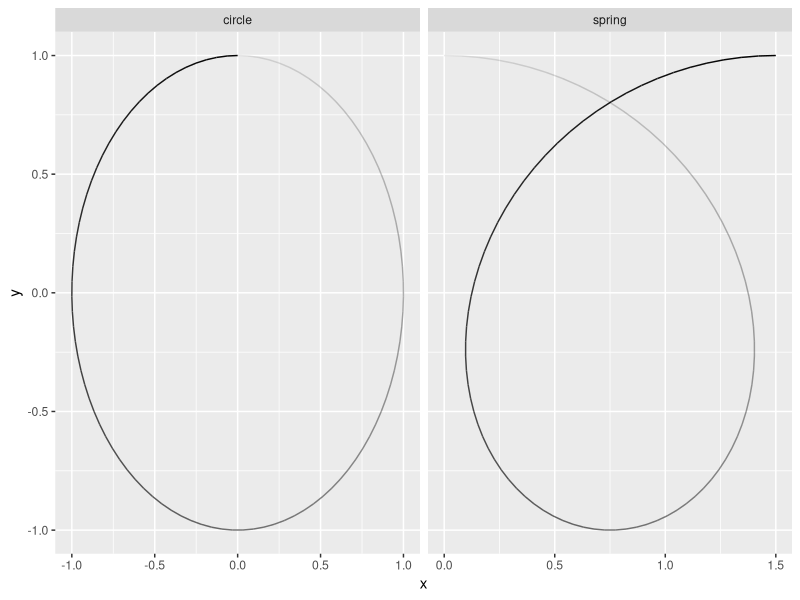
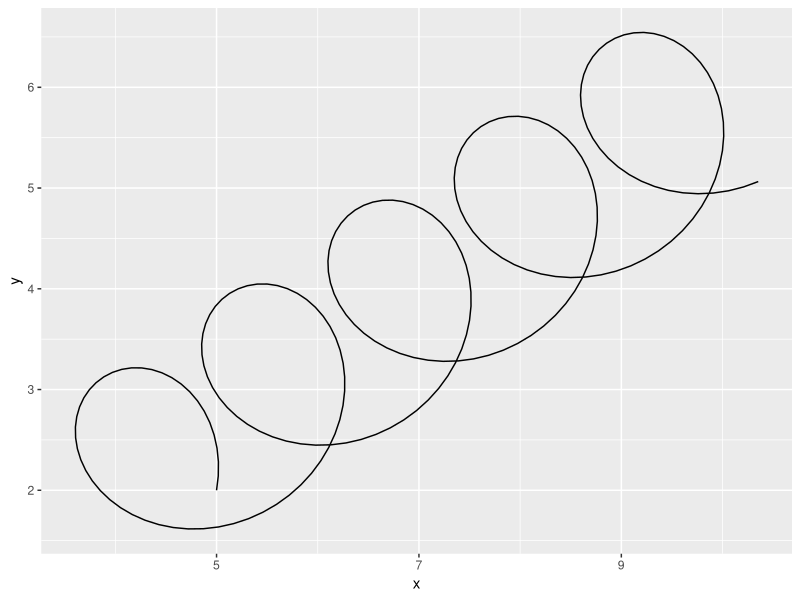
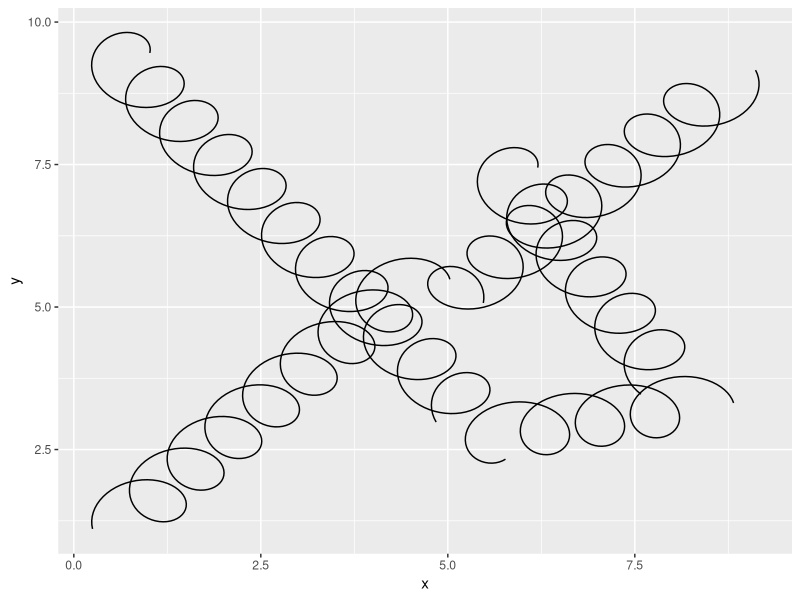
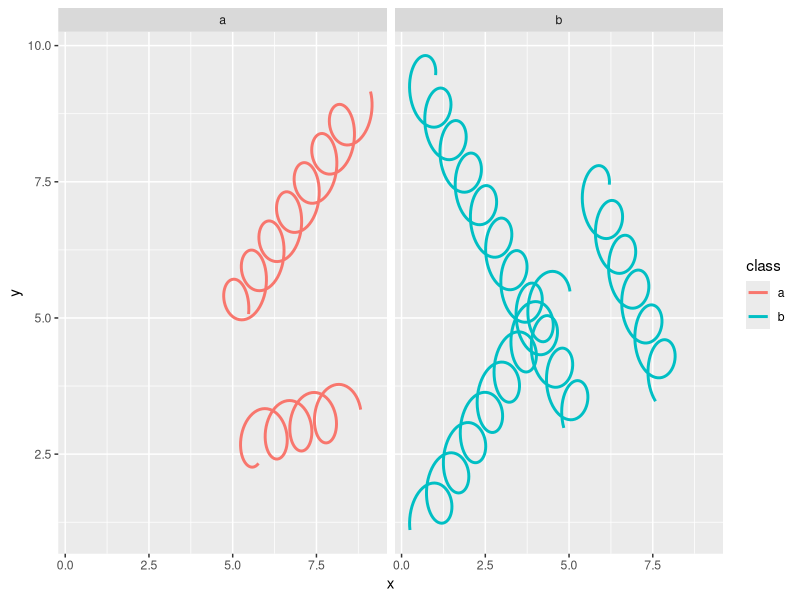
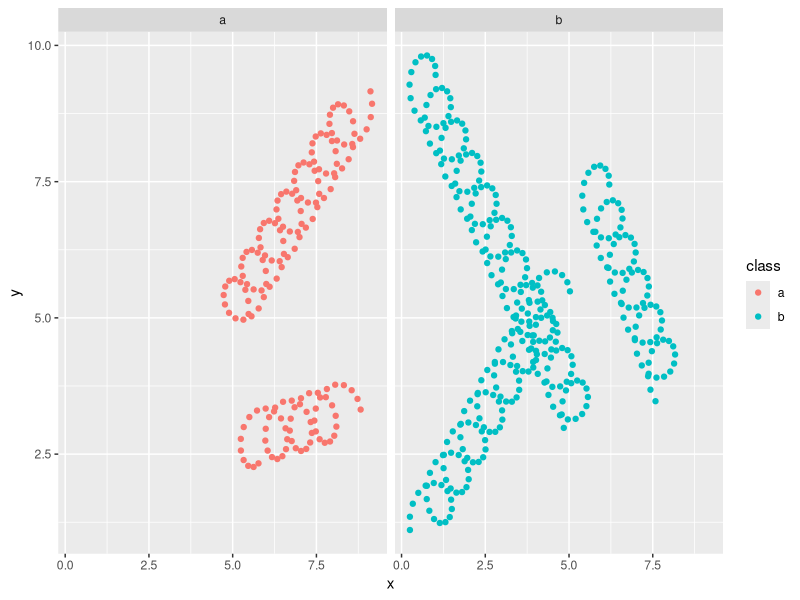
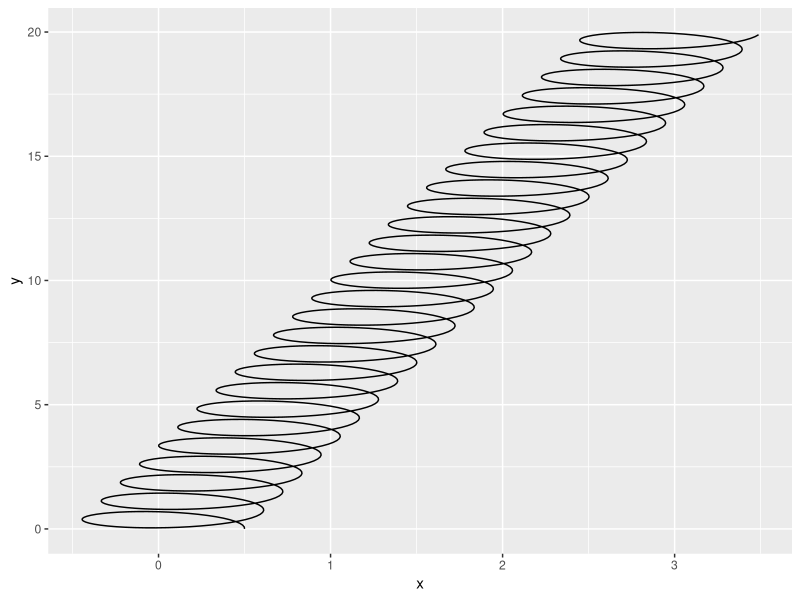
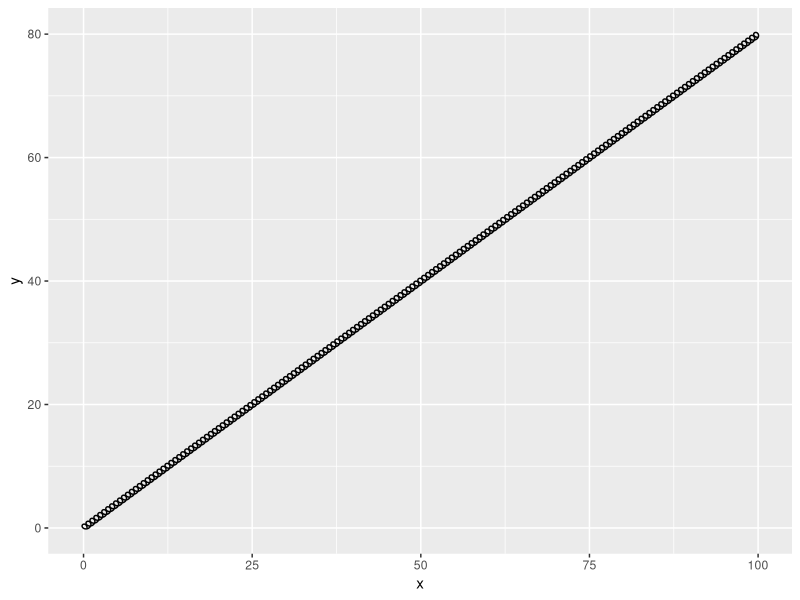
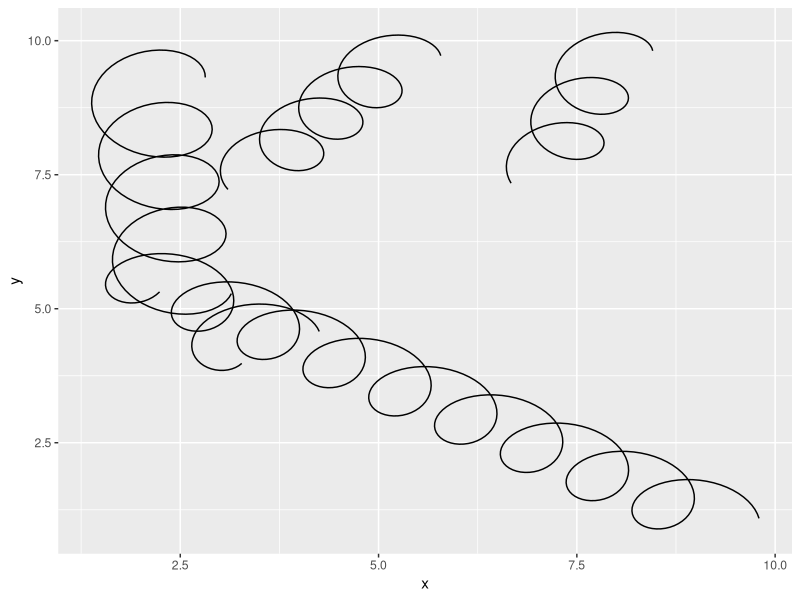

Write the R code that produced these figures, in order.
## ---- chunk 1
knitr::opts_chunk$set(echo = TRUE)
## ---- chunk 2
library(tidyverse)
## ---- chunk 3
circle <- tibble(
  x     = sin(seq(0, 2 * pi, length.out = 100)),
  y     = cos(seq(0, 2 * pi, length.out = 100)),
  index = 1:100,
  type  = "circle"
)
spring      <- circle
spring$x    <- spring$x + seq(0, 1.5, length.out = 100)
spring$type <- "spring"

rbind(circle, spring) %>% 
  ggplot(aes(x, y, group = type, alpha = index)) +
  geom_path(show.legend = FALSE) +
  facet_wrap(vars(type), scales = "free_x")
## ---- chunk 4
library(rlang)

create_spring <- function(
  x,
  y,
  xend,
  yend,
  diameter = 1,
  tension  = 0.75,
  n        = 50
) {
  if (tension <= 0) {
    abort("`tension` must be larger than zero.")
  }
  if (diameter == 0) {
    abort("`diameter` can not be zero.")
  }
  if (n == 0) {
    abort("`n` must be greater than zero.")
  }
  # Calculate direct length of segment
  length <- sqrt((x - xend) ^ 2 + (y - yend) ^ 2)
  
  # Figure out how many revolutions and points we need
  n_revolutions <- length / (diameter * tension)
  n_points      <- n * n_revolutions
  
  # Calculate sequence of radians and x and y offset
  radians <- seq(0, n_revolutions * 2 * pi, length.out = n_points)
  x       <- seq(x, xend, length.out = n_points)
  y       <- seq(y, yend, length.out = n_points)
  
  # Create the new data
  tibble(
    x = cos(radians) * diameter/2 + x,
    y = sin(radians) * diameter/2 + y
  )
}

spring <- create_spring(
  x        = 4,
  y        = 2,
  xend     = 10,
  yend     = 6,
  diameter = 2,
  tension  = 0.75,
  n        = 50
)

spring %>%
  ggplot(aes(x, y)) +
  geom_path()
## ---- chunk 5
`%||%` <- function(x, y) {
  if (is.null(x)) y else x
}

StatSpring <- ggproto(
  "StatSpring",
  Stat,
  setup_data = function(data, params) {
    if (anyDuplicated(data$group)) {
      data$group <- paste(data$group, seq_len(nrow(data)), sep = "-")
    }
    data
  },
  compute_panel = function(
    data,
    scales,
    diameter = 1,
    tension  = 0.75,
    n        = 50
  ) {
    cols_to_keep <- setdiff(names(data), c("x", "y", "xend", "yend"))
    springs      <- lapply(seq_len(nrow(data)), function(i) {
      spring_path <- create_spring(
        data$x[i],
        data$y[i], 
        data$xend[i],
        data$yend[i], 
        diameter = diameter, 
        tension  = tension, 
        n        = n
      )
      cbind(spring_path, unclass(data[i, cols_to_keep]))
    })
    do.call(rbind, springs)
  },
  required_aes = c("x", "y", "xend", "yend")
)
## ---- chunk 6
Stat
## ---- chunk 7
StatSpring$compute_panel
## ---- chunk 8
StatSpring$setup_data
## ---- chunk 9
StatSpring$required_aes
## ---- chunk 10
geom_spring <- function(
  mapping     = NULL,
  data        = NULL, 
  stat        = "spring",
  position    = "identity", 
  ..., 
  diameter    = 1, 
  tension     = 0.75,
  n           = 50, 
  arrow       = NULL, 
  lineend     = "butt", 
  linejoin    = "round",
  na.rm       = FALSE, 
  show.legend = NA, 
  inherit.aes = TRUE
) {
  layer(
    data        = data,
    mapping     = mapping,
    stat        = stat,
    geom        = GeomPath,
    position    = position,
    show.legend = show.legend,
    inherit.aes = inherit.aes,
    params      = list(
      diameter = diameter,
      tension  = tension,
      n        = n,
      arrow    = arrow,
      lineend  = lineend,
      linejoin = linejoin,
      na.rm    = na.rm,
      ...
    )
  )
}

some_data <- tibble(
  x     = runif(5, max = 10),
  y     = runif(5, max = 10),
  xend  = runif(5, max = 10),
  yend  = runif(5, max = 10),
  class = sample(letters[1:2], 5, replace = TRUE)
)

some_data %>%
  ggplot(aes(x, y, xend = xend, yend = yend)) +
  geom_spring()

some_data %>%
  ggplot(aes(x, y, xend = xend, yend = yend, color = class)) +
  geom_spring(linewidth = 1) +
  facet_wrap(vars(class))
## ---- chunk 11
stat_spring <- function(
  mapping     = NULL,
  data        = NULL,
  geom        = "path", 
  position    = "identity",
  ...,
  diameter    = 1,
  tension     = 0.75, 
  n           = 50,
  na.rm       = FALSE,
  show.legend = NA, 
  inherit.aes = TRUE
) {
  layer(
    data        = data, 
    mapping     = mapping, 
    stat        = StatSpring, 
    geom        = geom, 
    position    = position, 
    show.legend = show.legend, 
    inherit.aes = inherit.aes, 
    params      = list(
      diameter = diameter, 
      tension  = tension, 
      n        = n, 
      na.rm    = na.rm, 
      ...
    )
  )
}

some_data %>%
  ggplot(aes(x, y, xend = xend, yend = yend, color = class)) + 
  stat_spring(geom = "point", n = 15) +
  facet_wrap(vars(class))
## ---- chunk 12
ggplot() + 
  geom_spring(aes(x = 0, y = 0, xend = 3, yend = 20))

ggplot() + 
  geom_spring(aes(x = 0, y = 0, xend = 100, yend = 80))
## ---- chunk 13
StatSpring <- ggproto(
  "StatSpring",
  Stat, 
  setup_data = function(data, params) {
    if (anyDuplicated(data$group)) {
      data$group <- paste(data$group, seq_len(nrow(data)), sep = "-")
    }
    data
  },
  compute_panel = function(data, scales, n = 50) {
    cols_to_keep  <- setdiff(names(data), c("x", "y", "xend", "yend"))
    springs       <- lapply(seq_len(nrow(data)), function(i) {
      spring_path <- create_spring(
        data$x[i],
        data$y[i],
        data$xend[i],
        data$yend[i],
        data$diameter[i],
        data$tension[i],
        n
      )
      cbind(spring_path, unclass(data[i, cols_to_keep]))
    })
    do.call(rbind, springs)
  },
  required_aes = c("x", "y", "xend", "yend"),
  optional_aes = c("diameter", "tension")
)

geom_spring <- function(
  mapping     = NULL,
  data        = NULL,
  stat        = "spring", 
  position    = "identity",
  ...,
  n           = 50,
  arrow       = NULL,
  lineend     = "butt",
  linejoin    = "round",
  na.rm       = FALSE,
  show.legend = NA,
  inherit.aes = TRUE
) {
  layer(
    data        = data, 
    mapping     = mapping, 
    stat        = stat, 
    geom        = GeomPath, 
    position    = position, 
    show.legend = show.legend, 
    inherit.aes = inherit.aes, 
    params      = list(
      n        = n, 
      arrow    = arrow, 
      lineend  = lineend, 
      linejoin = linejoin, 
      na.rm    = na.rm, 
      ...
    )
  )
}

some_data <- tibble(
  x        = runif(5, max = 10),
  y        = runif(5, max = 10),
  xend     = runif(5, max = 10),
  yend     = runif(5, max = 10),
  class    = sample(letters[1:2], 5, replace = TRUE),
  tension  = runif(5),
  diameter = runif(5, 0.5, 1.5)
)

p <- some_data %>%
  ggplot(aes(x, y, xend = xend, yend = yend))

p +
  geom_spring(aes(tension = tension, diameter = diameter))

p +
  geom_spring(diameter = 0.5)
## ---- chunk 14
# Using the ... in this context caused this error: Error: '...' used in an incorrect context. I'm removing them from this bit of code, but realize that it might cause other problems down the line.

GeomSpring <- ggproto(
  "GeomSpring",
  GeomPath,
  # ...,
  setup_data = function(data, params) {
    cols_to_keep  <- setdiff(names(data), c("x", "y", "xend", "yend"))
    springs       <- lapply(seq_len(nrow(data)), function(i) {
      spring_path <- create_spring(
        data$x[i],
        data$y[i],
        data$xend[i],
        data$yend[i], 
        diameter = data$diameter[i],
        tension  = data$tension[i], 
        n        = params$n
      )
      spring_path       <- cbind(spring_path, unclass(data[i, cols_to_keep]))
      spring_path$group <- i
      spring_path
    })
    do.call(rbind, springs)
  },
  # ...
)

GeomSpring <- ggproto(
  "GeomSpring",
  Geom,
  setup_data = function(data, params) {
    if (is.null(data$group)) {
      data$group <- seq_len(nrow(data))
    }
    if (anyDuplicated(data$group)) {
      data$group <- paste(data$group, seq_len(nrow(data)), sep = "-")
    }
    data
  },
  draw_panel = function(
    data,
    panel_params,
    coord,
    n         = 50,
    arrow     = NULL,
    lineend   = "butt",
    linejoin  = "round",
    linemitre = 10,
    na.rm     = FALSE
  ) {
    cols_to_keep  <- setdiff(names(data), c("x", "y", "xend", "yend"))
    springs       <- lapply(seq_len(nrow(data)), function(i) {
      spring_path <- create_spring(
        data$x[i],
        data$y[i],
        data$xend[i],
        data$yend[i],
        data$diameter[i],
        data$tension[i],
        n
      )
      cbind(spring_path, unclass(data[i, cols_to_keep]))
    })
    springs <- do.call(rbind, springs)
    GeomPath$draw_panel(
      data         = springs, 
      panel_params = panel_params, 
      coord        = coord, 
      arrow        = arrow, 
      lineend      = lineend, 
      linejoin     = linejoin, 
      linemitre    = linemitre, 
      na.rm        = na.rm
    )
  },
  required_aes = c("x", "y", "xend", "yend"),
  default_aes  = aes(
    colour     = "black", 
    linewidth  = 0.5, 
    linetype   = 1L, 
    alpha      = NA, 
    diameter   = 1, 
    tension    = 0.75
  )
)

geom_spring <- function(
  mapping     = NULL,
  data        = NULL,
  stat        = "identity", 
  position    = "identity",
  ...,
  n           = 50,
  arrow       = NULL, 
  lineend     = "butt",
  linejoin    = "round",
  na.rm       = FALSE,
  show.legend = NA,
  inherit.aes = TRUE
) {
  layer(
    data        = data, 
    mapping     = mapping, 
    stat        = stat, 
    geom        = GeomSpring, 
    position    = position, 
    show.legend = show.legend, 
    inherit.aes = inherit.aes, 
    params      = list(
      n        = n, 
      arrow    = arrow, 
      lineend  = lineend, 
      linejoin = linejoin, 
      na.rm    = na.rm, 
      ...
    )
  )
}

some_data %>%
  ggplot(aes(x, y, xend = xend, yend = yend)) +
  geom_spring(diameter = 0.5)
## ---- chunk 15
library(grid)

surpriseGrob <- function(
  x,
  y,
  size, 
  default.units = "npc", 
  name          = NULL,
  gp            = gpar(), 
  vp            = NULL
) {
  
  # Check if input needs to be converted to units
  if (!is.unit(x)) {
    x <- unit(x, default.units)
  }
  if (!is.unit(y)) {
    y <- unit(y, default.units)
  }
  if (!is.unit(size)) {
    size <- unit(size, default.units)
  }
  # Construct our surprise grob subclass as a gTree
  gTree(
    x    = x, 
    y    = y, 
    size = size, 
    name = name, 
    gp   = gp, 
    vp   = vp, 
    cl   = "surprise"
  )
}
makeContent.surprise <- function(x) {
  x_pos <- x$x
  y_pos <- x$y
  size  <- convertWidth(x$size, unitTo = "cm", valueOnly = TRUE)
  
  # Figure out if the given sizes are bigger or smaller than 5 cm
  circles <- size < 5
  
  # Create a circle grob for the small ones
  if (any(circles)) {
    circle_grob <- circleGrob(
      x = x_pos[circles], 
      y = y_pos[circles], 
      r = unit(size[circles] / 2, "cm")
    )
  } else {
    circle_grob <- nullGrob()
  }
  
  # Create a rect grob for the large ones
  if (any(!circles)) {
    square_grob <- rectGrob(
      x      = x_pos[!circles], 
      y      = y_pos[!circles], 
      width  = unit(size[!circles], "cm"),
      height = unit(size[!circles], "cm")
    )
  } else {
    square_grob <- nullGrob()
  }
  
  # Add the circle and rect grob as childrens of our input grob
  setChildren(x, gList(circle_grob, square_grob))
}

# Create an instance of our surprise grob defining to object with different
# sizes
gr <- surpriseGrob(
  x    = c(0.25, 0.75),
  y    = c(0.5, 0.5),
  size = c(0.1, 0.4)
)

# Draw it
grid.newpage()
grid.draw(gr)
## ---- chunk 16
springGrob <- function(
  x0            = unit(0, "npc"),
  y0            = unit(0, "npc"), 
  x1            = unit(1, "npc"),
  y1            = unit(1, "npc"), 
  diameter      = unit(0.1, "npc"),
  tension       = 0.75,
  n             = 50,
  default.units = "npc",
  name          = NULL, 
  gp            = gpar(),
  vp            = NULL
) {
  if (!is.unit(x0)) x0 <- unit(x0, default.units)
  if (!is.unit(x1)) x1 <- unit(x1, default.units)
  if (!is.unit(y0)) y0 <- unit(y0, default.units)
  if (!is.unit(y1)) y1 <- unit(y1, default.units)
  if (!is.unit(diameter)) diameter <- unit(diameter, default.units)
  gTree(
    x0       = x0,
    y0       = y0,
    x1       = x1,
    y1       = y1,
    diameter = diameter,
    tension  = tension,
    n        = n,
    name     = name,
    gp       = gp,
    vp       = vp, 
    cl       = "spring"
  )
}

makeContent.spring <- function(x) {
  x0       <- convertX(x$x0, "mm", valueOnly = TRUE)
  x1       <- convertX(x$x1, "mm", valueOnly = TRUE)
  y0       <- convertY(x$y0, "mm", valueOnly = TRUE)
  y1       <- convertY(x$y1, "mm", valueOnly = TRUE)
  diameter <- convertWidth(x$diameter, "mm", valueOnly = TRUE)
  tension  <- x$tension
  n        <- x$n
  springs  <- lapply(seq_along(x0), function(i) {
    cbind(
      create_spring(
        x0[i],
        y0[i],
        x1[i],
        y1[i],
        diameter[i],
        tension[i],
        n
      ),
      id = i
    )
  })
  springs      <- do.call(rbind, springs)
  spring_paths <- polylineGrob(
    springs$x,
    springs$y,
    springs$id,
    default.units = "mm",
    gp = x$gp
  )
  setChildren(x, gList(spring_paths))
}

springs <- springGrob(
  x0       = c(0, 0),
  y0       = c(0, 0.5),
  x1       = c(1, 1),
  y1       = c(1, 0.5),
  diameter = unit(c(1, 3), "cm"),
  tension  = c(0.2, 0.7)
)

grid.newpage()
grid.draw(springs)
## ---- chunk 17
library(rlang)

GeomSpring <- ggproto(
  "GeomSpring",
  Geom,
  setup_params = function(data, params) {
    if (is.null(params$n)) {
      params$n <- 50
    } else if (params$n <= 0) {
      abort("Springs must be defined with `n` greater than 0")
    }
    params
  },
  draw_panel = function(
    data,
    panel_params,
    coord,
    n       = 50,
    lineend = "butt",
    na.rm   = FALSE
  ) {
    data <- remove_missing(data, na.rm = na.rm,
                           c("x", "y", "xend", "yend", "linetype", "size"),
                           name = "geom_spring")
    if (is.null(data) || nrow(data) == 0) return(zeroGrob())
    if (!coord$is_linear()) {
      warn("spring geom only works correctly on linear coordinate systems")
    }
    coord <- coord$transform(data, panel_params)
    return(
      springGrob(
        coord$x,
        coord$y,
        coord$xend,
        coord$yend,
        default.units = "native",
        diameter      = unit(coord$diameter, "cm"),
        tension       = coord$tension,
        n             = n,
        gp            = gpar(
          col     = alpha(coord$colour, coord$alpha),
          lwd     = coord$size * .pt,
          lty     = coord$linetype,
          lineend = lineend
        )
      )
    )
  },
  required_aes = c("x", "y", "xend", "yend"),
  default_aes = aes(
    colour    = "black", 
    size      = 0.5, 
    linetype  = 1L, 
    alpha     = NA, 
    diameter  = 0.35, 
    tension   = 0.75
  )
)
geom_spring <- function(
  mapping     = NULL,
  data        = NULL,
  stat        = "identity",
  position    = "identity",
  ...,
  n           = 50,
  lineend     = "butt", 
  na.rm       = FALSE,
  show.legend = NA,
  inherit.aes = TRUE
) {
  layer(
    data        = data, 
    mapping     = mapping, 
    stat        = stat, 
    geom        = GeomSpring, 
    position    = position, 
    show.legend = show.legend, 
    inherit.aes = inherit.aes, 
    params      = list(
      n       = n, 
      lineend = lineend, 
      na.rm   = na.rm, 
      ...
    )
  )
}

some_data %>%
  ggplot() + 
  geom_spring(
    aes(x, y, xend = xend, yend = yend, diameter = diameter, tension = tension)
  )
## ---- chunk 18
library(grid)
library(rlang)

scale_tension_continuous <- function(..., range = c(0.1, 1)) {
  continuous_scale(
    aesthetics = "tension", 
    scale_name = "tension_c", 
    palette = scales::rescale_pal(range), 
    ...
  )
}

scale_tension <- scale_tension_continuous

scale_tension_discrete <- function(...) {
  abort("Tension cannot be used with discrete data")
}

scale_diameter_continuous <- function(..., range = c(0.25, 0.7), unit = "cm") {
  range <- convertWidth(unit(range, unit), "cm", valueOnly = TRUE)
  continuous_scale(
    aesthetics = "diameter", 
    scale_name = "diameter_c", 
    palette    = scales::rescale_pal(range), 
    ...
  )
}
scale_diameter <- scale_diameter_continuous
scale_tension_discrete <- function(...) {
  abort("Diameter cannot be used with discrete data")
}

some_data %>%
  ggplot(aes(x, y, xend = xend, yend = yend, tension = tension, diameter = diameter)) +
  geom_spring() + 
  scale_tension(range = c(0.1, 5))
## ---- chunk 19
draw_key_point
## ---- chunk 20
draw_key_spring <- function(data, params, size) {
  springGrob(
    x0       = 0,
    y0       = 0,
    x1       = 1,
    y1       = 1,
    diameter = unit(data$diameter, "cm"), 
    tension  = data$tension, gp = gpar(
      col = alpha(data$colour %||% "black", data$alpha),
      lwd = (data$size %||% 0.5) * .pt,
      lty = data$linetype %||% 1
    ),
    vp = viewport(clip = "on")
  )
}

GeomSpring$draw_key <- draw_key_spring

p <- some_data %>%
  ggplot(
    aes(
      x,
      y,
      xend     = xend,
      yend     = yend,
      tension  = tension,
      diameter = diameter
    )
  ) +
  geom_spring() +
  scale_tension(range = c(0.1, 5))

p

p + 
  theme(legend.key.size = unit(1, "cm"))

some_data %>%
  ggplot(aes(x = x, y = y, xend = xend, yend = yend, colour = class)) + 
  geom_spring() + 
  theme(legend.key.size = unit(1, "cm"))
